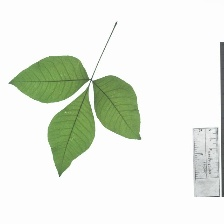
#> input picture kaggle_classify_leaves/classify-leaves/images/10263.jpg, 224 x 224 px
$ python -i data_related.py   (imports and definitions only)
#> lines starting #> are read from the running program, lines starting #| are printed output that depends on the picture
import random
from typing import Tuple, Iterable

import numpy as np
import torch
from PIL import Image
from torch.utils.data import DataLoader

from utils import tools
from utils.datasets import DataSet, LazyDataSet


# [68 lines left out: functions single_argmax_accuracy, split_data, not called in this run]


def read_img(path: str, required_shape: Tuple[int, int] = None, mode: str = 'L',
             requires_id: bool = False) -> np.ndarray:
    """
    读取图片
    :param path: 图片所在路径
    :param required_shape: 需要将图片resize成的尺寸
    :param mode: 图片读取模式
    :param requires_id: 是否需要给图片打上ID
    :return: 图片对应numpy数组，形状为（通道，图片高，图片宽，……）
    """
#> called with mode = 'L', requires_id = False
    img_modes = ['L', 'RGB']
    assert mode in img_modes, f'不支持的图像模式{mode}！'
    img = Image.open(path).convert(mode)
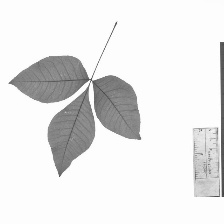
#> img: PIL image 224x224 L; min 66, max 255, mean 231.4
    # 若有要求shape，则进行resize，边缘填充黑条
    if required_shape:
        img = tools.resize_img(img, required_shape, mode)
    img = np.array(img)
    # 复原出通道。1表示样本数量维
    if mode == 'L':
        img_channels = 1
    elif mode == 'RGB':
        img_channels = 3
    img = img.reshape((img_channels, *img.shape[:2]))
    if requires_id:
        # 添加上读取文件名
        print(path.split('/')[-1])
        img = np.hstack((path.split('/')[-1], img))
    return img


class LazyDataLoader:
    # [33 lines left out: functions __init__, __iter__, not called in this run]

    def __len__(self):
        return len(self.__index_loader) * self.__multiple


# [66 lines left out: functions to_loader, k_fold_split, data_slicer, normalize, not called in this run]

>>> result = read_img('../kaggle_classify_leaves/classify-leaves/images/10263.jpg')

$ run again, on kaggle_classify_leaves/classify-leaves/images/10279.jpg
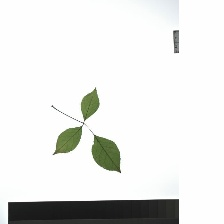
#> input picture kaggle_classify_leaves/classify-leaves/images/10279.jpg, 224 x 224 px
#> in read_img, `img = Image.open(path).convert(mode)`:
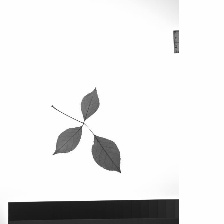
#> img: PIL image 224x224 L; min 22, max 255, mean 230.7

$ run again, on kaggle_classify_leaves/classify-leaves/images/10403.jpg
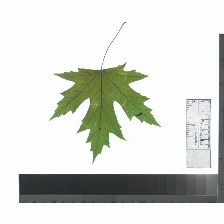
#> input picture kaggle_classify_leaves/classify-leaves/images/10403.jpg, 224 x 224 px
#> in read_img, `img = Image.open(path).convert(mode)`:
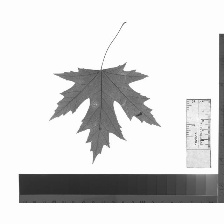
#> img: PIL image 224x224 L; min 41, max 255, mean 214.6

$ run again, on kaggle_classify_leaves/classify-leaves/images/10498.jpg
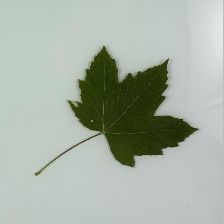
#> input picture kaggle_classify_leaves/classify-leaves/images/10498.jpg, 224 x 224 px
#> in read_img, `img = Image.open(path).convert(mode)`:
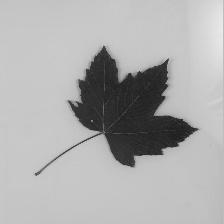
#> img: PIL image 224x224 L; min 26, max 233, mean 173.4
